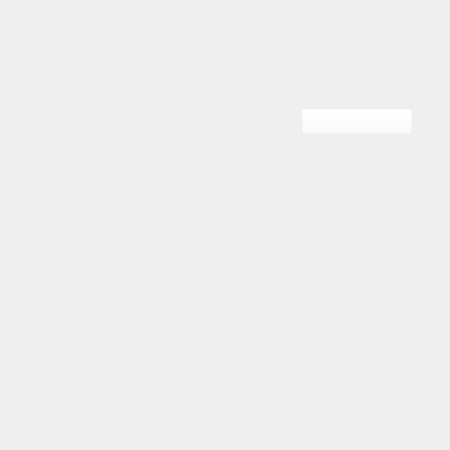
<?xml version="1.0" encoding="UTF-8"?>
<ui version="4.0">
 <class>MainWindow</class>
 <widget class="QMainWindow" name="MainWindow">
  <property name="geometry">
   <rect>
    <x>0</x>
    <y>0</y>
    <width>450</width>
    <height>450</height>
   </rect>
  </property>
  <property name="maximumSize">
   <size>
    <width>450</width>
    <height>450</height>
   </size>
  </property>
  <property name="windowTitle">
   <string>The Wilsons</string>
  </property>
  <widget class="QWidget" name="centralwidget">
   <widget class="QLabel" name="label">
    <property name="geometry">
     <rect>
      <x>0</x>
      <y>-1</y>
      <width>450</width>
      <height>453</height>
     </rect>
    </property>
    <property name="text">
     <string/>
    </property>
    <property name="pixmap">
     <pixmap>../img/wilsu (1).png</pixmap>
    </property>
   </widget>
   <widget class="QPushButton" name="noBtn">
    <property name="geometry">
     <rect>
      <x>302</x>
      <y>109</y>
      <width>110</width>
      <height>25</height>
     </rect>
    </property>
    <property name="cursor">
     <cursorShape>PointingHandCursor</cursorShape>
    </property>
    <property name="styleSheet">
     <string notr="true">background-color: rgba(255, 255, 255, 0);</string>
    </property>
    <property name="text">
     <string/>
    </property>
   </widget>
  </widget>
 </widget>
 <resources/>
 <connections/>
</ui>
